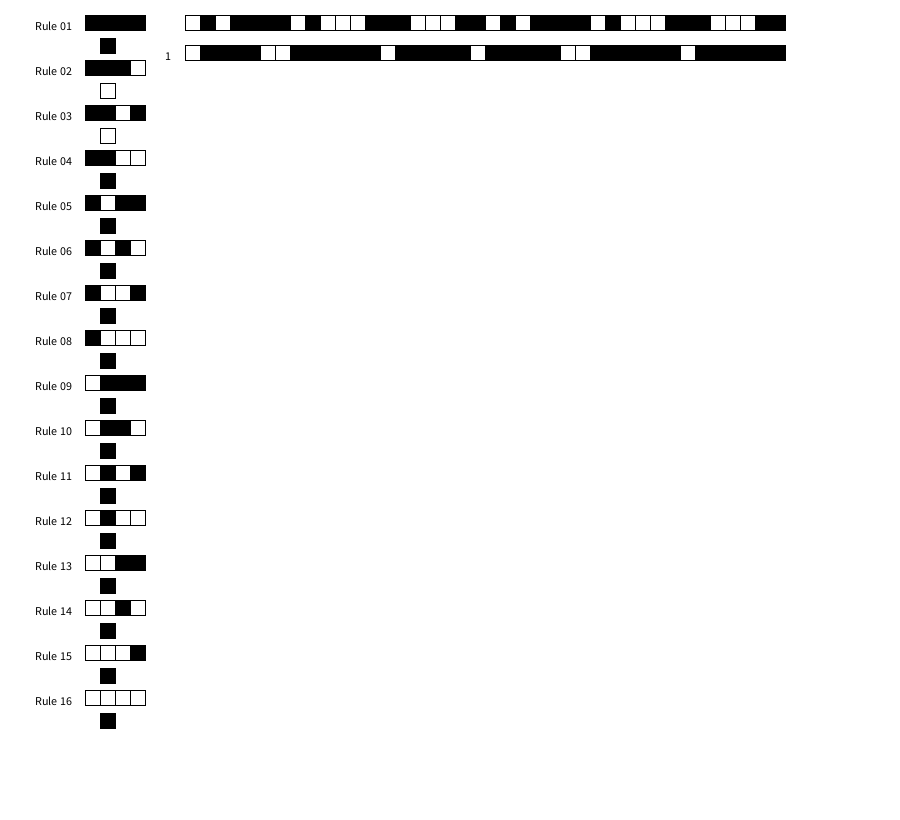
Frame 1 (no input)
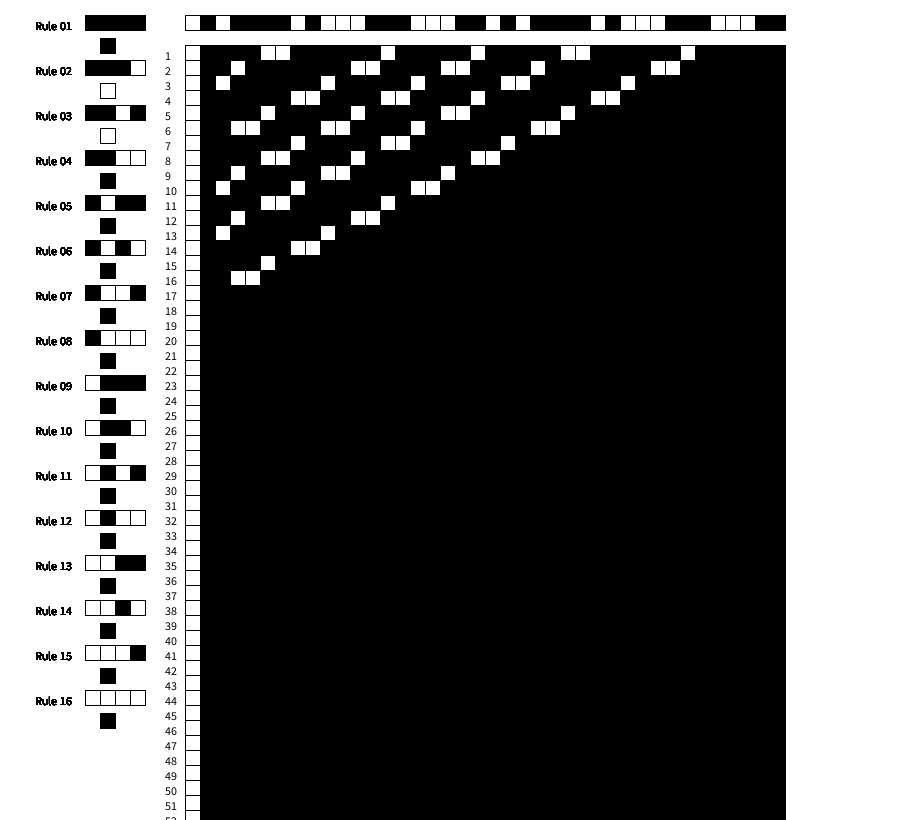
Frame 60 (the mouse pressed at the canvas centre just before this capture)
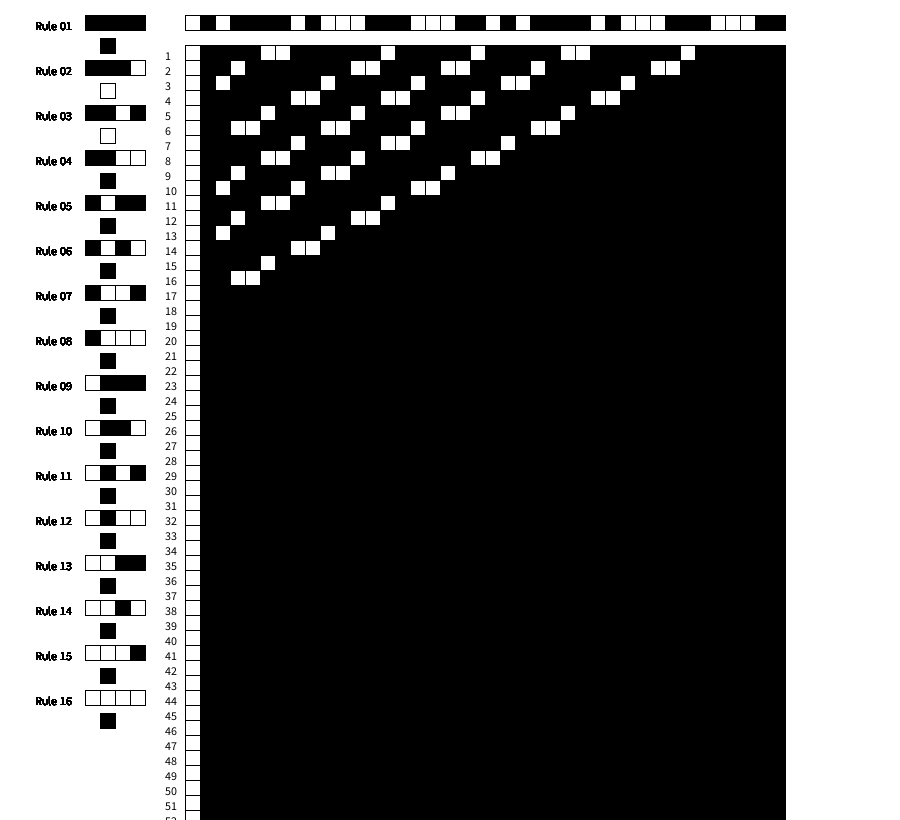
Frame 120 (the mouse held since frame 60 and released just before this capture)

The Processing sketch that drew these frames (run headless with seeded random() and noise(); from frame 60 on, the mouse is pressed at the canvas centre):

// Processing sketch: cellularaumataD1_2_20220516
// ── cellularaumataD1_2_20220516.pde
// Cellular Automata example for linear cell patterns
// by Takehiko Nagakura (rev. 2013.4.31)
// Cells are array of black or white squares
// Each takes a state of 1 or 0: 1 means white cell. 0 means black cell
// This is the initial states of cells.
// You may change the number of elements in this array of cells.

int[] init_cells = {1,0,1,0,0,0,0,1,0,1,1,1,0,0,0,1,1,1,0,0,1,0,1,0,0,0,0,1,0,1,1,1,0,0,0,1,1,1,0,0};
//int[] init_cells = {1,0,1,0,0,0,0,1,0,1,1,1,0,0,0,1,1,1,0,0};

/////////////////////////////////////////////////////////////////////////////////////////////////////

// This array keeps the current states of the cells.
int[] cur_cells = new int[init_cells.length]; //[bold]

// Another array to temporarily store (copy) the states of the cells
// when you compute the transformation of cells into next generation.
int[] new_cells = new int[init_cells.length]; //[bold]

// Size of cell drawn on the screen.
int cellsize = round ((900 - 220) / (init_cells.length + 4)) ;
// Counter for generation iteration.
int counter = 0;
// If 1, this flags signals restaring of cellular computation with new rules/initial state
int reset_flag = 1;

// Positions of the topleft corner of the row of initial cells
int init_row_left_pos = round(80 + cellsize * 3 + 60);
int init_row_top_pos = cellsize;

void setup() {
  size(900,820);
  init_rules();  // Set up the initial rules that a user may change edit later
}

void draw()  {
  delay(1); // slow down the iteration a bit.
  
  if (reset_flag ==1) { // if a rule or init state is changed, starts from scratch.
    arrayCopy(init_cells, cur_cells); // initialize
    arrayCopy(init_cells, new_cells); // initialize
    // draw the first row separately at the top
    background(255);
    counter = 0;
    reset_flag=0;
  }
  
  draw_cell_row (init_cells, init_row_left_pos, init_row_top_pos, false, true); 
  draw_rules();
  counter = counter + 1;

  // compute the next generation  
  for (int i = 1; i < cur_cells.length-2; i++) {
    // You will look at 3 adjacent cells. Depending on what
    // colors they have, you will decide the color of the
    // center cell for the next generation.
    int left   = cur_cells[i-1];
    int leftmiddle = cur_cells[i];
    int rightmiddle = cur_cells[i+1];
    int right  = cur_cells[i+2];
    
    // The transformation rule is described in a separate function.
    // Temporarily saves the new state (color) in the new array
    new_cells[i] = apply_rule(left,leftmiddle,rightmiddle,right);
  }
  
  // Copy the new generation cells to the current generation.
  arrayCopy(new_cells, cur_cells); // initialize
  //cur_cells = new_cells; //[bold]
  // Draws the new row of cells
  draw_cell_row (cur_cells, 
    init_row_left_pos, init_row_top_pos + cellsize * (counter + 1), true, false) ;
}

/////////////////////// cells ///////////////////////////////////////////
 // This draws a row of cells. Topleft corner of the row is x=top, y=left.
void draw_cell_row(int[] cells, int left, int top, Boolean show_counter, Boolean hilite_mouse_over) {
    if (show_counter){
    fill(0);
    text(counter, left - 20, top + 15);
    }
    // Loop through every cell to draw them on screen.
    for (int i = 0; i < cells.length; i++) {
      draw_one_cell(left + i*cellsize, top, cells[i], hilite_mouse_over);
  }
}

 // This draws one cell (white or black) at a given position.
void draw_one_cell(int posx, int posy, int state, Boolean hilite_mouse_over) {
  if (state == 1) fill(255); // white cell if the state is 1
  else fill(0); // black cell if the state is 0
  
  stroke(0); // Default black frame for each cell
  if (hilite_mouse_over) {
    if (mouseOverCell(posx, posy)) {
      stroke(color(250,0,0));
    }
  }
  rect( posx, posy, cellsize, cellsize );
}

/////////////////////// rules ///////////////////////////////////////////
// A rule is to compute the new color of a cell based on the
// current colors of that cell plus its left and right cells.

Rule[] rule;

class Rule {
  String label;
  int state_new = 0;  // 0 is black, 1 is white
  int state_left;
  int state_lmid;
  int state_rmid;
  int state_right;
  int posx=100; // positions are used for interactive display of the resulting cell state
  int posy=50; // (posx, posy) is the topleft corner of the cell showing the new state
  
  // Contructor
  Rule(String name, int left, int lmid, int rmid, int right, int newstat) {
    label=name;
    state_left=left;
    state_lmid=lmid;
    state_rmid=rmid;
    state_right=right;
    state_new=newstat;
  }
  
  void draw() {
    int text_x = posx - cellsize - 50;
    int row_y = posy - round(cellsize*1.5);
    fill(0);
    textSize(12);
    text(label, text_x, row_y + 15);
    draw_one_cell(posx-cellsize, row_y, state_left, false);
    draw_one_cell(posx, row_y, state_lmid, false);
    draw_one_cell(posx+cellsize, row_y, state_rmid, false);
    draw_one_cell(posx+cellsize+cellsize, row_y, state_right, false);
    draw_one_cell(posx, posy, state_new, true);
  }
 }
 
 // Here we have 16 rules.
 void init_rules(){
    int count = 0;

    rule = new Rule[16];
    rule[0]=new Rule("Rule 01", 0,0,0,0,0);
    rule[1]=new Rule("Rule 02", 0,0,0,1,1);
    rule[2]=new Rule("Rule 03", 0,0,1,0,1);
    rule[3]=new Rule("Rule 04", 0,0,1,1,0);
    rule[4]=new Rule("Rule 05", 0,1,0,0,0);
    rule[5]=new Rule("Rule 06", 0,1,0,1,0);
    rule[6]=new Rule("Rule 07", 0,1,1,0,0);
    rule[7]=new Rule("Rule 08", 0,1,1,1,0);
    rule[8]=new Rule("Rule 09", 1,0,0,0,0);
    rule[9]=new Rule("Rule 10", 1,0,0,1,0);
    rule[10]=new Rule("Rule 11", 1,0,1,0,0);
    rule[11]=new Rule("Rule 12", 1,0,1,1,0);
    rule[12]=new Rule("Rule 13", 1,1,0,0,0);
    rule[13]=new Rule("Rule 14", 1,1,0,1,0);
    rule[14]=new Rule("Rule 15", 1,1,1,0,0);
    rule[15]=new Rule("Rule 16", 1,1,1,1,0);
    for (int i = 0; i < rule.length; i++) {
      rule[i].posy = round(cellsize * 2.5) + i * cellsize * 3;   
    }
 }


// Computes the new state of a cell from its previous state and two adjacent cells
int apply_rule (int a, int b, int c, int d) {
    int result=0;
    for (int i = 0; i < rule.length; i++) {
      if (rule[i].state_left == a && rule[i].state_lmid == b && rule[i].state_rmid == c && rule[i].state_right == d){
        result = rule[i].state_new;
      }
    }
    return result;
}
  
void draw_rules () {
  for (int i = 0; i < rule.length; i++) {
    rule[i].draw();
  }
}


/////////////////////// mouse ///////////////////////////////////////////

// This returns the id of the rule if the mouse is inside the cell for its new state.
// If nothing is hit, returns -1.
int mouseOverRule() {
  int hit=-1;
  for (int i = 0; i < rule.length; i++) {
    if (mouseOverCell(rule[i].posx, rule[i].posy)){
      hit = i;
    }}
  return hit;
}

// This returns the id of the cell in the initial row if the mouse is inside the cell.
// If nothing is hit, returns -1. It uses hard-coded positions.
int mouseOverInitCell() {
  int hit=-1;
  int left;
  int top;
  for (int i = 0; i < init_cells.length; i++) {
    if (mouseOverCell(init_row_left_pos + i*cellsize, init_row_top_pos)){
      hit = i;
    }}
  return hit;
}

Boolean mouseOverCell(int xloc, int yloc){
  int x=mouseX;
  int y=mouseY;
  return x>xloc && x<xloc+cellsize && y>yloc && y<yloc + cellsize;
  }
  
void mousePressed() {
  int hit = mouseOverRule();
  if(hit!=-1) {
    rule[hit].state_new=(rule[hit].state_new + 1) % 2;  // flip the state
    reset_flag =1; 
  }
  
  hit = mouseOverInitCell();
  if(hit!=-1) {
    init_cells[hit]=(init_cells[hit] + 1) % 2;  // flip the state
    reset_flag =1; 
  }
}
